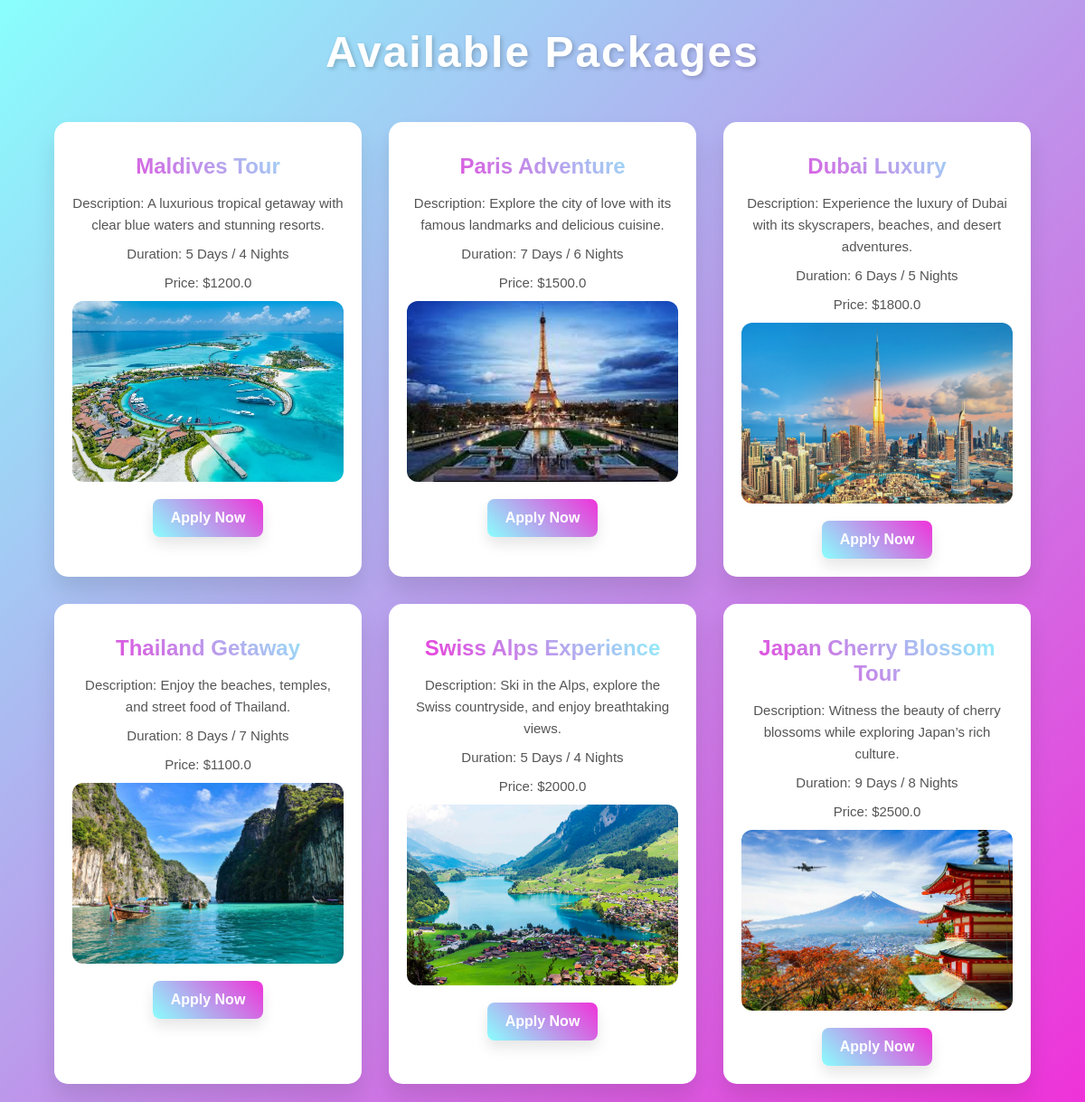
/packages (signed in), run on the app's committed database.
### app.py (models this page shows)
class Package(db.Model):
    id = db.Column(db.Integer, primary_key=True)
    package_name = db.Column(db.String(255), nullable=False, unique=True)
    destinations = db.Column(db.String(255), nullable=False)
    package_description = db.Column(db.Text, nullable=False)
    duration = db.Column(db.String(100), nullable=False)
    travel_dates = db.Column(db.String(100), nullable=False)
    price = db.Column(db.Float, nullable=False)
    package_image = db.Column(db.String(255), nullable=True)

### app.py (the view)
@app.route('/packages')
def packages():
    if 'user_id' not in session:
        flash("Please login to view packages!", "error")
        return redirect(url_for('login'))
    all_packages = Package.query.all()  # Fetch all packages from the database
    return render_template('packages.html', packages=all_packages)

### templates/packages.html (shortened to what this page needs)
<!DOCTYPE html>
<html lang="en">
<head>
</head>
<body>
    <h1>Available Packages</h1>
    <div class="packages-container">
        {% for package in packages %}
            <div class="package-card">
                <h2>{{ package.package_name }}</h2>
                <p>Description: {{ package.package_description }}</p>
                <p>Duration: {{ package.duration }}</p>
                <p>Price: ${{ package.price }}</p>
                {% if package.package_image and package.package_image != "no_image.png" %}
                    <img src="{{ url_for('static', filename='Database_images/' + package.package_image) }}"
                         alt="{{ package.package_name }}">
                {% else %}
                    <div class="no-image">No Image Available</div>
                {% endif %}
                <a href="{{ url_for('apply', package_id=package.id) }}" class="book-now-btn">Apply Now</a>
            </div>
        {% else %}
            <p>No packages available at the moment.</p>
        {% endfor %}
    </div>
</body>
</html>

### templates/packages.html (style rules this page uses)
body { font-family: 'Poppins', Arial, sans-serif; margin: 0; padding: 0; background: linear-gradient(135deg, #89fffd, #ef32d9); color: #333; overflow-x: hidden; }
h1 { text-align: center; color: white; margin: 30px 0; font-size: 3em; letter-spacing: 2px; text-shadow: 2px 2px 5px rgba(0, 0, 0, 0.2); animation: fadeIn 1s ease-in-out; }
.packages-container { display: flex; flex-wrap: wrap; justify-content: center; gap: 30px; padding: 20px; max-width: 1200px; margin: 0 auto; }
.package-card { background: white; border-radius: 15px; padding: 20px; width: 300px; box-shadow: 0 15px 25px rgba(0, 0, 0, 0.1); transition: transform 0.3s ease, box-shadow 0.3s ease; text-align: center; overflow: hidden; position: relative; }
.package-card img { width: 100%; height: 200px; object-fit: cover; border-radius: 12px; transition: transform 0.5s ease, filter 0.5s; }
.package-card h2 { color: #ef32d9; font-size: 24px; margin: 15px 0; background: linear-gradient(45deg, #ef32d9, #89fffd); -webkit-background-clip: text; background-clip: text; color: transparent; }
.package-card p { color: #555; font-size: 15px; line-height: 1.6; margin: 8px 0; }
.book-now-btn { display: inline-block; background: linear-gradient(45deg, #89fffd, #ef32d9); color: white; text-decoration: none; padding: 12px 20px; margin-top: 15px; border-radius: 8px; font-size: 16px; font-weight: bold; transition: all 0.4s ease; box-shadow: 0 8px 15px rgba(0, 0, 0, 0.1); border: none; }

### data on the page
Package: package_description "A luxurious tropical getaway with clear blue waters and stunning resorts.", duration "5 Days / 4 Nights", price "1200.0", package_image (picture)
Package: package_description "Explore the city of love with its famous landmarks and delicious cuisine.", duration "7 Days / 6 Nights", price "1500.0", package_image (picture)
Package: package_description "Experience the luxury of Dubai with its skyscrapers, beaches, and desert adventures.", duration "6 Days / 5 Nights", price "1800.0", package_image (picture)
Package: package_description "Enjoy the beaches, temples, and street food of Thailand.", duration "8 Days / 7 Nights", price "1100.0", package_image (picture)
Package: package_description "Ski in the Alps, explore the Swiss countryside, and enjoy breathtaking views.", duration "5 Days / 4 Nights", price "2000.0", package_image (picture)
Package: package_description "Witness the beauty of cherry blossoms while exploring Japan’s rich culture.", duration "9 Days / 8 Nights", price "2500.0", package_image (picture)
